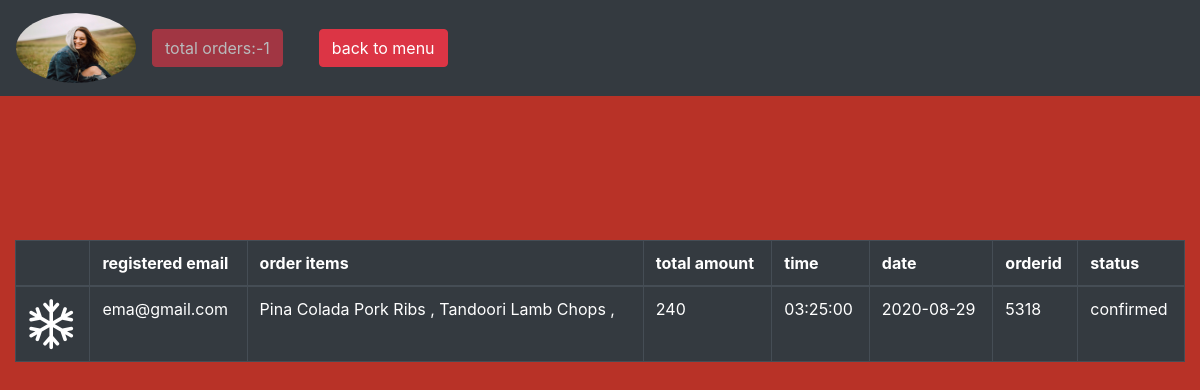
/orders.php (signed in), run on the app's committed database.
### tables this page shows
CREATE TABLE `orders` (
  `id` int(6) DEFAULT NULL,
  `email` varchar(30) NOT NULL,
  `tel` int(10) NOT NULL,
  `address` varchar(50) NOT NULL,
  `entry_date` date NOT NULL,
  `entry_time` time NOT NULL,
  `cardholder` text NOT NULL,
  `cardnumber` varchar(50) NOT NULL,
  `userorder` varchar(70) NOT NULL,
  `amount` int(50) NOT NULL,
  `orderid` int(50) NOT NULL,
  `action` varchar(50) NOT NULL,
  `time` timestamp NOT NULL DEFAULT current_timestamp() ON UPDATE current_timestamp()
);

### orders.php (the view, shortened to what this page needs)
<?php
$conn = mysqli_connect("localhost", "root", "", "foodshala");
$img = $_SESSION['img'];
$sqltb_show_cartitems = "SELECT * FROM orders WHERE email='$_SESSION[email]'";
$res = mysqli_query($conn, $sqltb_show_cartitems);
$count = 0;
if (mysqli_num_rows($res) > 0) {
    while ($row = mysqli_fetch_assoc($res)) {
        $count++;
    }
}
?>
<html>
<head>
    <link rel="stylesheet" href="https://unpkg.com/aos@next/dist/aos.css" />
    <link rel="stylesheet" href="https://maxcdn.bootstrapcdn.com/bootstrap/4.5.2/css/bootstrap.min.css">
    <link rel="stylesheet" href="https://cdnjs.cloudflare.com/ajax/libs/font-awesome/4.7.0/css/font-awesome.min.css">
    <link rel="stylesheet" href="styles.css">
</head>
<body>
    <nav class="navbar navbar-expand-md bg-dark navbar-dark fixed-top">
        <a class="navbar-brand" href="#">
            <img src="pic/<?php echo $img ?>" alt="Logo" style="width:120px;height:70px;border-radius:50%">
        </a>
        <div class="collapse navbar-collapse" id="collapsibleNavbar">
            <ul class="navbar-nav">
                <li class="nav-item">
                    <button class="btn btn-danger disabled">total orders:-<?php echo $count ?> </button>
                </li>
                <li class="nav-item">
                    <a href="account.php" class="btn btn-danger ">
                        back to menu
                    </a>
                </li>
            </ul>
        </div>
    </nav>
    <center>
        <div class="container-fluid table-responsive" style="margin-top:20%;">
            <?php
            $email =  $_SESSION['email'];
            echo "<table border='1' class='table table-dark table-hover'><thead>
        <tr>
            <th></th>
            <th>registered email</th>
            <th>order items</th>
            <th>total amount</th>
            <th>time</th>
            <th>date</th>
            <th>orderid</th>
            <th>status</th>
        </tr></thead>";
            $sqltb1 = "SELECT * FROM orders WHERE email='$email'";
            $res = mysqli_query($conn, $sqltb1);
            if (mysqli_num_rows($res) > 0) {
                while ($row = mysqli_fetch_assoc($res)) {
                    echo " <tbody><tr>";
                    echo "   <td><span><i class='fa fa-snowflake-o rotate' style='font-size:50px'></i>
                    </span>
                    </td>";
                    echo "    <td>" . $row['email'] . "</td>";
                    echo "   <td>" . $row['userorder'] . "</td>";
                    echo "   <td>" . $row['amount'] . "</td>";
                    echo "  <td>" . $row['entry_time'] . "</td>";
                    echo "  <td>" . $row['entry_date'] . "</td>";
                    echo "  <td>" . $row['orderid'] . "</td>";
                    echo "  <td>" . $row['action'] . "</td>";
                    echo " </tr></tbody>";
                }
            }
            echo "</table>";
            ?>
        </div>
    </center>
</body>
</html>

### styles.css (style rules this page uses)
body { background-color: #b83227; }
nav { z-index: 99; }

### orders.php (style rules this page uses)
.rotate { animation: rotation 4s infinite linear; }

### data on the page
orders: email "ema@gmail.com", userorder "Pina Colada Pork Ribs , Tandoori Lamb Chops ,", amount "240", entry_time "03:25:00", entry_date "2020-08-29", orderid "5318", action "confirmed"

### other printed values
$count "1"
